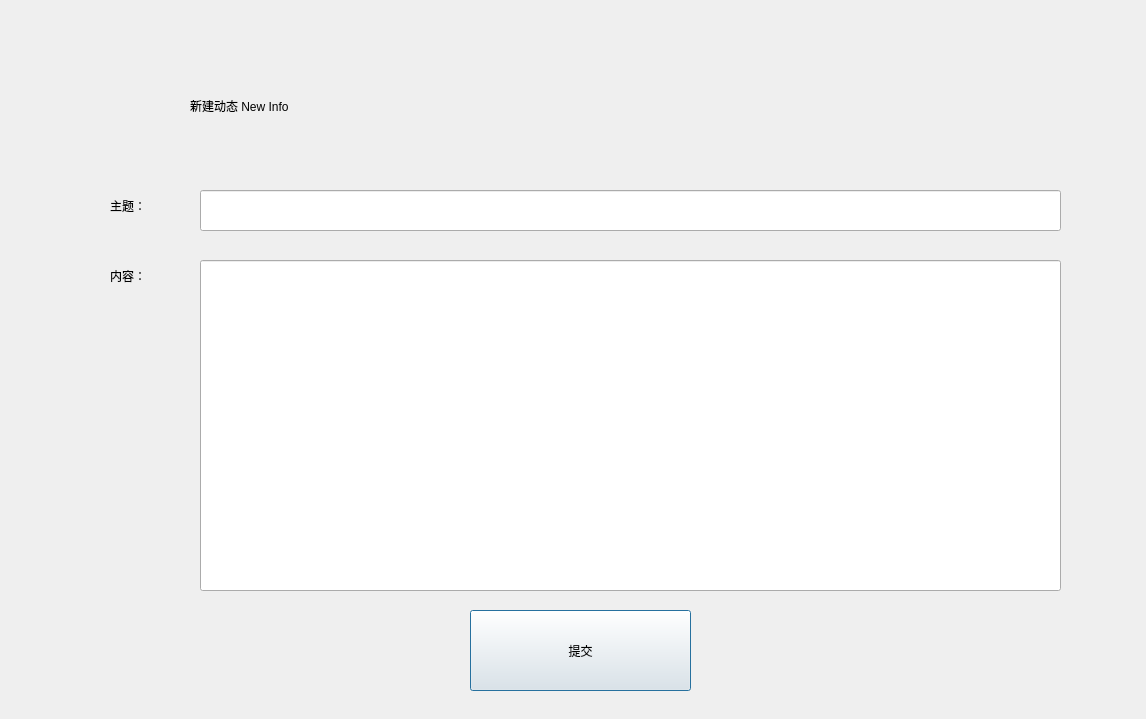
<?xml version="1.0" encoding="UTF-8"?>
<ui version="4.0">
 <class>Dialogn</class>
 <widget class="QDialog" name="Dialogn">
  <property name="geometry">
   <rect>
    <x>0</x>
    <y>0</y>
    <width>1146</width>
    <height>719</height>
   </rect>
  </property>
  <property name="windowTitle">
   <string>Dialog</string>
  </property>
  <widget class="QLabel" name="label">
   <property name="geometry">
    <rect>
     <x>190</x>
     <y>80</y>
     <width>551</width>
     <height>51</height>
    </rect>
   </property>
   <property name="styleSheet">
    <string notr="true">font: 87 24pt &quot;Arial Black&quot;;</string>
   </property>
   <property name="text">
    <string>新建动态 New Info</string>
   </property>
  </widget>
  <widget class="QLabel" name="label_2">
   <property name="geometry">
    <rect>
     <x>110</x>
     <y>180</y>
     <width>81</width>
     <height>51</height>
    </rect>
   </property>
   <property name="styleSheet">
    <string notr="true">font: 87 16pt &quot;Arial Black&quot;;</string>
   </property>
   <property name="text">
    <string>主题：</string>
   </property>
  </widget>
  <widget class="QLabel" name="label_3">
   <property name="geometry">
    <rect>
     <x>110</x>
     <y>250</y>
     <width>81</width>
     <height>51</height>
    </rect>
   </property>
   <property name="styleSheet">
    <string notr="true">font: 87 16pt &quot;Arial Black&quot;;</string>
   </property>
   <property name="text">
    <string>内容：</string>
   </property>
  </widget>
  <widget class="QLineEdit" name="lineEdit">
   <property name="geometry">
    <rect>
     <x>200</x>
     <y>190</y>
     <width>861</width>
     <height>41</height>
    </rect>
   </property>
   <property name="styleSheet">
    <string notr="true">font: 87 16pt &quot;Arial Black&quot;;</string>
   </property>
  </widget>
  <widget class="QLineEdit" name="lineEdit_2">
   <property name="geometry">
    <rect>
     <x>200</x>
     <y>260</y>
     <width>861</width>
     <height>331</height>
    </rect>
   </property>
   <property name="styleSheet">
    <string notr="true">font: 87 16pt &quot;Arial Black&quot;;</string>
   </property>
  </widget>
  <widget class="QPushButton" name="pushButton">
   <property name="geometry">
    <rect>
     <x>470</x>
     <y>610</y>
     <width>221</width>
     <height>81</height>
    </rect>
   </property>
   <property name="styleSheet">
    <string notr="true">font: 87 16pt &quot;Arial Black&quot;;</string>
   </property>
   <property name="text">
    <string>提交</string>
   </property>
  </widget>
 </widget>
 <resources/>
 <connections/>
</ui>
